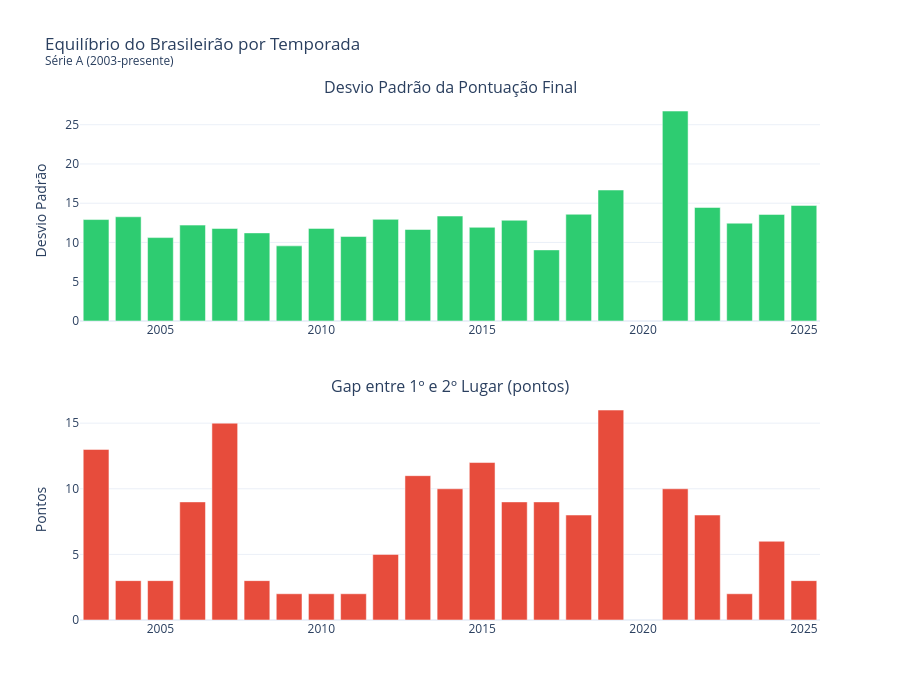

Here is the notebook cell this chart was saved with:
### Code cell
# Gráfico 1: Desvio padrão por temporada
fig = make_subplots(rows=2, cols=1, subplot_titles=[
    "Desvio Padrão da Pontuação Final",
    "Gap entre 1º e 2º Lugar (pontos)"
], vertical_spacing=0.15)

fig.add_trace(go.Bar(
    x=stats["ano"], y=stats["std"],
    marker_color="#2ecc71",
    name="Desvio Padrão",
    hovertemplate="%{x}: σ = %{y:.1f}<extra></extra>"
), row=1, col=1)

fig.add_trace(go.Bar(
    x=stats["ano"], y=stats["gap_1_2"],
    marker_color="#e74c3c",
    name="Gap 1º-2º",
    hovertemplate="%{x}: %{y} pts de diferença<extra></extra>"
), row=2, col=1)

fig.update_layout(
    title="Equilíbrio do Brasileirão por Temporada<br><sup>Série A (2003-presente)</sup>",
    template="plotly_white",
    height=700,
    width=900,
    showlegend=False
)
fig.update_yaxes(title_text="Desvio Padrão", row=1, col=1)
fig.update_yaxes(title_text="Pontos", row=2, col=1)

fig.show()
_path = "../charts/desvio_padrao.html"
fig.write_html(_path, include_plotlyjs="cdn")

# Add description
_desc = "Métricas de dispersão e competitividade por temporada. O desvio padrão mede a heterogeneidade da pontuação entre os clubes, enquanto o gap entre 1º e 2º lugar quantifica a dominância do campeão. Valores menores indicam temporadas mais equilibradas."
with open(_path) as f:
    html = f.read()
html = html.replace('<div>', f'<p style="text-align:center;color:#666;font-size:13px;font-family:sans-serif;margin:8px 0 0 0;">{_desc}</p>\n<div>', 1)
with open(_path, 'w') as f:
    f.write(html)

print("Gráfico exportado: charts/desvio_padrao.html")

### Figure 1 — Plotly figure (JSON) as saved in the notebook; plotly's stock layout.template omitted (floating-point values rounded to 4 significant figures)
{"data": [{"hovertemplate": "%{x}: σ = %{y:.1f}<extra></extra>", "marker": {"color": "#2ecc71"}, "name": "Desvio Padrão", "type": "bar", "x": [2003, 2004, 2005, 2006, 2007, 2008, 2009, 2010, 2011, 2012, 2013, 2014, 2015, 2016, 2017, 2018, 2019, 2021, 2022, 2023, 2024, 2025], "xaxis": "x", "y": [12.92, 13.28, 10.63, 12.21, 11.79, 11.22, 9.569, 11.8, 10.76, 12.94, 11.65, 13.37, 11.93, 12.83, 9.057, 13.6, 16.68, 26.74, 14.46, 12.46, 13.57, 14.72], "yaxis": "y"}, {"hovertemplate": "%{x}: %{y} pts de diferença<extra></extra>", "marker": {"color": "#e74c3c"}, "name": "Gap 1º-2º", "type": "bar", "x": [2003, 2004, 2005, 2006, 2007, 2008, 2009, 2010, 2011, 2012, 2013, 2014, 2015, 2016, 2017, 2018, 2019, 2021, 2022, 2023, 2024, 2025], "xaxis": "x2", "y": [13, 3, 3, 9, 15, 3, 2, 2, 2, 5, 11, 10, 12, 9, 9, 8, 16, 10, 8, 2, 6, 3], "yaxis": "y2"}], "layout": {"annotations": [{"font": {"size": 16}, "showarrow": false, "text": "Desvio Padrão da Pontuação Final", "x": 0.5, "xanchor": "center", "xref": "paper", "y": 1.0, "yanchor": "bottom", "yref": "paper"}, {"font": {"size": 16}, "showarrow": false, "text": "Gap entre 1º e 2º Lugar (pontos)", "x": 0.5, "xanchor": "center", "xref": "paper", "y": 0.425, "yanchor": "bottom", "yref": "paper"}], "height": 700, "showlegend": false, "title": {"text": "Equilíbrio do Brasileirão por Temporada<br><sup>Série A (2003-presente)</sup>"}, "width": 900, "xaxis": {"anchor": "y", "domain": [0.0, 1.0]}, "xaxis2": {"anchor": "y2", "domain": [0.0, 1.0]}, "yaxis": {"anchor": "x", "domain": [0.575, 1.0], "title": {"text": "Desvio Padrão"}}, "yaxis2": {"anchor": "x2", "domain": [0.0, 0.425], "title": {"text": "Pontos"}}}}
